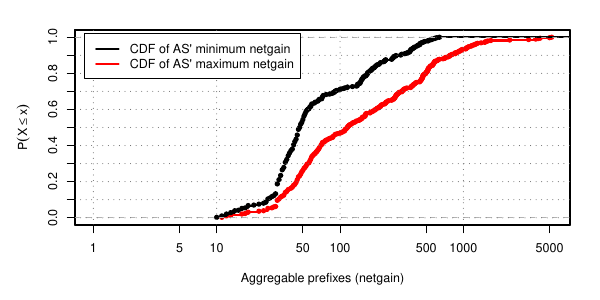

The script that saved this image:
acr_netgain_freqs <- read.csv("acr_netgain_cdfs.csv")
showpoints=T
lwd=2
cex=0.75
log="x"
gridcol='grey40'
options(scipen=0)

#graphics.off()
plot_netgain_cdfs <- function() {
    par(cex=cex)
    par(mar=c(5,5,2,2))
    plot.ecdf(
        acr_netgain_freqs$max,
        main="",#"CDF of weeks per AS on the CIDR Report",
        xlab="Aggregable prefixes (netgain)",
        ylab=expression(P(X<=x)),
        do.points=showpoints,
        lwd=lwd,
        xlim=c(1,max(acr_netgain_freqs$max)),
        log=log,
        yaxp=c(0,1,10),
        col='red')
    par(new=T)
    plot.ecdf(
        acr_netgain_freqs$min,
        main="",#"CDF of weeks per AS on the CIDR Report",
        xlab="",
        ylab="",
        xaxt='n',
        yaxt='n',
        do.points=showpoints,
        lwd=lwd,
        xlim=c(1,max(acr_netgain_freqs$max)),
        log=log,
        yaxp=c(0,1,10),
        col='black')
    par(yaxp=c(0,1,10))
    grid(col=gridcol)
    legend(
        'topleft',
        c("CDF of AS' minimum netgain",
        "CDF of AS' maximum netgain"),
        col=c("black","red"),
        lty=c(1,1),
        lwd=2:2,
        bg="white",
        inset=0.02)

}

#plot_netgain_minmax <- function() {
#    par(cex=cex)
#    par(mar=c(5,5,2,2))
#    plot(
#        x=seq(1,length(acr_netgain_freqs$origin_as)),
#        y=acr_netgain_freqs$max,
#        main="",#"CDF of weeks per AS on the CIDR Report",
#        xlab="",
#        ylab="",
#        lwd=lwd,
#        type='l',
#        #xlim=c(1,max(acr_netgain_freqs$origin_as)),
#        ylim=c(1,max(acr_netgain_freqs$max)),
#        col='red'
#    )
#    par(new=T)
#    plot(
#        x=seq(1,length(acr_netgain_freqs$origin_as)),
#        y=acr_netgain_freqs$min,
#        main="",#"CDF of weeks per AS on the CIDR Report",
#        xlab="",
#        ylab="",
#        lwd=lwd,
#        type='l',
#        #xlim=c(1,max(acr_netgain_freqs$origin_as)),
#        ylim=c(1,max(acr_netgain_freqs$max)),
#        col='blue'
#    )
##    par(yaxp=c(0,1,10))
##    grid(col=gridcol)
#}


pdf_netgain_cdfs <- function() {
    pdf("acr_netgain_cdfs.pdf", width=6, height=3)
    plot_netgain_cdfs()
    dev.off()
}
